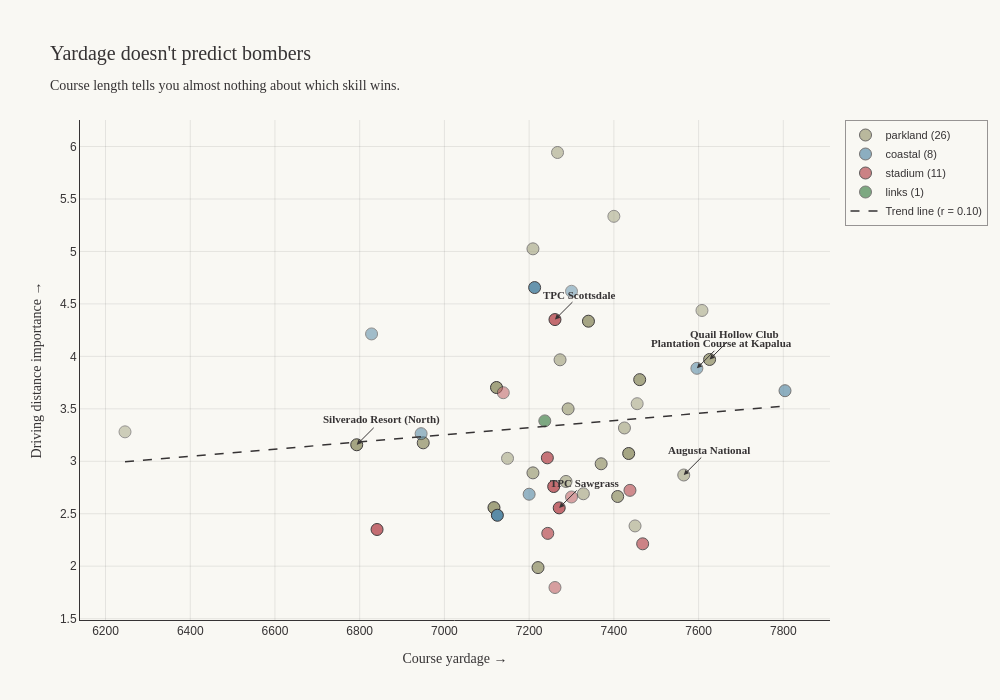

Here is the notebook cell this chart was saved with:
### Markdown cell above
- **Most courses sit in the middle** — driving is rarely the differentiator at PGA Tour events
- **Coastal courses pull to the top-right** — wind makes both distance AND accuracy matter more than at typical inland venues

### Code cell
import plotly.graph_objects as go
import pandas as pd

# Brand
INK = "#363334"
PAPER = "#f9f8f3"

# Build plotting data — yardage vs driving distance importance
rows = []
for course, data in meta.items():
    shap = data.get("shap_profile") or {}
    if not shap:
        continue
    rows.append({
        "course_name": course,
        "course_type": data.get("course_type"),
        "country": data.get("country"),
        "yardage": data.get("yardage"),
        "designer": data.get("designer"),
        "n_events": shap.get("n_events"),
        "n_player_events": shap.get("n_player_events"),
        "driving_dist_shap": shap.get("driving_dist_shap"),
    })


plot_df = pd.DataFrame(rows)
plot_df = plot_df.dropna(subset=["yardage", "driving_dist_shap"])

# Filter to courses with reliable sample sizes
plot_df_clean = plot_df[plot_df["n_events"] >= 3]
print(f"Courses with 3+ events: {len(plot_df_clean)}")

# Opacity from sample size
max_events = plot_df_clean["n_player_events"].max()
min_events = plot_df_clean["n_player_events"].min()
plot_df_clean["opacity"] = 0.5 + 0.5 * (
    (plot_df_clean["n_player_events"] - min_events) / (max_events - min_events)
)

# Compute a simple linear regression line for the chart
import numpy as np
slope, intercept = np.polyfit(plot_df_clean["yardage"], plot_df_clean["driving_dist_shap"], 1)
correlation = plot_df_clean[["yardage", "driving_dist_shap"]].corr().iloc[0, 1]

print(f"Correlation between yardage and driving distance importance: {correlation:.3f}")
print(f"Slope: {slope:.6f}")

# Color by course type
type_colors = {
    "parkland": "#a3a380",
    "links": "#3a7d44",
    "coastal": "#5a8ca8",
    "stadium": "#c1666b",
    "desert": "#d4a373",
    "mountain": "#6f5d8e",
    "heathland": "#8b7355",
}

fig = go.Figure()

# Plot each course type as separate trace for legend
for ctype in plot_df_clean["course_type"].unique():
    if pd.isna(ctype):
        continue
    subset = plot_df_clean[plot_df_clean["course_type"] == ctype]
    fig.add_trace(go.Scatter(
        x=subset["yardage"],
        y=subset["driving_dist_shap"],
        mode="markers",
        marker=dict(
            size=12,
            color=type_colors.get(ctype, "#888"),
            opacity=subset["opacity"],
            line=dict(color=INK, width=1),
        ),
        name=f"{ctype} ({len(subset)})",
        text=subset["course_name"],
        customdata=subset[["country", "yardage", "n_events"]].values,
        hovertemplate=(
            "<b>%{text}</b><br>" +
            "%{customdata[0]}<br>" +
            "%{customdata[1]} yds · %{customdata[2]} events<br>" +
            "Distance importance: %{y:.3f}" +
            "<extra></extra>"
        ),
    ))

# Add regression line
x_line = np.array([plot_df_clean["yardage"].min(), plot_df_clean["yardage"].max()])
y_line = slope * x_line + intercept
fig.add_trace(go.Scatter(
    x=x_line, y=y_line,
    mode="lines",
    line=dict(color=INK, width=1.5, dash="dash"),
    name=f"Trend line (r = {correlation:.2f})",
    hoverinfo="skip",
))

# Annotate the most interesting outliers
annotate_courses = [
    "Plantation Course at Kapalua",      # very long, presumably high importance
    # # "Detroit Golf Club",                   # known bombers' course
    # # "Harbour Town Golf Links",             # short, low distance importance
    # "Old Course at St Andrews",            # long but distance not as important
    # "Royal Liverpool",
    "TPC Sawgrass",
    "TPC Scottsdale",
    "Augusta National Golf Club",
    "Quail Hollow Club",
    "PGA NAtional (Champion)",
    "Silverado Resort (North)"
]

for course in annotate_courses:
    if course in plot_df_clean["course_name"].values:
        row = plot_df_clean[plot_df_clean["course_name"] == course].iloc[0]
        short = (course
                 .replace("Old Course at ", "")
                 .replace(" Golf Links", "")
                 .replace(" Golf Club", "")
                 .replace(" Country Club", ""))
        fig.add_annotation(
            x=row["yardage"],
            y=row["driving_dist_shap"],
            text=f"<b>{short}</b>",
            showarrow=True,
            arrowhead=2,
            arrowcolor=INK,
            arrowsize=1, arrowwidth=1,
            ax=25, ay=-25,
            font=dict(family="Fraunces, serif", size=11, color=INK),
        )

fig.update_layout(
    title=dict(
        text="Yardage doesn't predict bombers<br><sub>Course length tells you almost nothing about which skill wins.</sub>",
        font=dict(family="Fraunces, serif", size=20, color=INK),
    ),
    xaxis=dict(
        title=dict(text="Course yardage →", font=dict(family="Fraunces, serif", size=14)),
        gridcolor="rgba(54, 51, 52, 0.1)",
        showline=True, linecolor=INK,
        zeroline=False,
    ),
    yaxis=dict(
        title=dict(text="Driving distance importance →", font=dict(family="Fraunces, serif", size=14)),
        gridcolor="rgba(54, 51, 52, 0.1)",
        showline=True, linecolor=INK,
        zeroline=False,
    ),
    plot_bgcolor=PAPER,
    paper_bgcolor=PAPER,
    font=dict(family="Archivo, sans-serif", color=INK, size=12),
    legend=dict(
        font=dict(family="Archivo, sans-serif", size=11),
        bgcolor=PAPER,
        bordercolor=INK,
        borderwidth=0.5,
    ),
    width=1000,
    height=700,
    margin=dict(l=80, r=60, t=120, b=80),
)

fig.show()

### Figure 1 — Plotly figure (JSON) as saved in the notebook; plotly's stock layout.template omitted (floating-point values rounded to 4 significant figures)
{"data": [{"customdata": [["United States", 7565, 6], ["United States", 7409, 12], ["Mexico", 7267, 6], ["United States", 7209, 4], ["United States", 7209, 7], ["United States", 7461, 11], ["United States", 7370, 7], ["United States", 7450, 3], ["United States", 7455, 11], ["United States", 7400, 4], ["United States", 7425, 4], ["Canada", 7273, 4], ["China (Hong Kong SAR)", 6246, 3], ["United States", 7340, 11], ["United States", 7328, 4], ["United States", 7292, 6], ["United States", 7221, 12], ["United States", 7123, 12], ["United States", 7626, 10], ["United States", 7149, 3], ["United States", 6950, 11], ["United States", 7117, 11], ["United States", 6793, 11], ["United States", 7435, 11], ["United States", 7287, 5], ["United States", 7608, 5]], "hovertemplate": "<b>%{text}</b><br>%{customdata[0]}<br>%{customdata[1]} yds · %{customdata[2]} events<br>Distance importance: %{y:.3f}<extra></extra>", "marker": {"color": "#a3a380", "line": {"color": "#363334", "width": 1}, "opacity": [0.6206, 0.8665, 0.575, 0.6034, 0.7363, 0.9344, 0.7993, 0.5718, 0.5524, 0.5381, 0.6328, 0.6471, 0.5, 0.9648, 0.6244, 0.7143, 0.8953, 0.9958, 0.8943, 0.574, 0.883, 1.0, 0.9699, 0.9677, 0.6652, 0.5498], "size": 12}, "mode": "markers", "name": "parkland (26)", "text": ["Augusta National Golf Club", "Bay Hill Club & Lodge", "Club de Golf Chapultepec", "Colonial CC", "Colonial Country Club", "Country Club of Jackson", "Detroit Golf Club", "Dunes Golf and Beach Club", "East Lake Golf Club", "Firestone CC (South)", "GC of Houston", "Glen Abbey Golf Club", "Hong Kong Golf Club", "Innisbrook Resort (Copperhead)", "Keene Trace Golf Club", "Memorial Park Golf Course", "Muirfield Village Golf Club", "PGA National (Champion)", "Quail Hollow Club", "RTJ Trail (Grand National)", "Riviera Country Club", "Sedgefield Country Club", "Silverado Resort (North)", "TPC San Antonio (Oaks)", "The Old White TPC", "Trump National Doral"], "type": "scatter", "x": [7565.0, 7409.0, 7267.0, 7209.0, 7209.0, 7461.0, 7370.0, 7450.0, 7455.0, 7400.0, 7425.0, 7273.0, 6246.0, 7340.0, 7328.0, 7292.0, 7221.0, 7123.0, 7626.0, 7149.0, 6950.0, 7117.0, 6793.0, 7435.0, 7287.0, 7608.0], "y": [2.869, 2.664, 5.943, 5.025, 2.89, 3.778, 2.976, 2.384, 3.549, 5.335, 3.318, 3.967, 3.281, 4.335, 2.691, 3.5, 1.987, 3.703, 3.97, 3.028, 3.176, 2.558, 3.157, 3.074, 2.808, 4.438]}, {"customdata": [["United States", 7213, 12], ["United States", 6828, 3], ["United States", 7596, 11], ["United States", 6945, 3], ["Singapore", 7300, 3], ["United States", 7804, 5], ["Mexico", 7200, 4], ["United States", 7125, 12]], "hovertemplate": "<b>%{text}</b><br>%{customdata[0]}<br>%{customdata[1]} yds · %{customdata[2]} events<br>Distance importance: %{y:.3f}<extra></extra>", "marker": {"color": "#5a8ca8", "line": {"color": "#363334", "width": 1}, "opacity": [0.9118, 0.5485, 0.5876, 0.5892, 0.5, 0.6665, 0.6251, 0.9971], "size": 12}, "mode": "markers", "name": "coastal (8)", "text": ["Harbour Town Golf Links", "Pebble Beach Golf Links", "Plantation Course at Kapalua", "Sea Island Golf Club (Seaside Course)", "Sentosa Golf Club", "Torrey Pines Golf Course (South Course)", "Vidanta Vallarta", "Waialae Country Club"], "type": "scatter", "x": [7213.0, 6828.0, 7596.0, 6945.0, 7300.0, 7804.0, 7200.0, 7125.0], "y": [4.656, 4.214, 3.886, 3.263, 4.62, 3.673, 2.686, 2.486]}, {"customdata": [["United States", 7300, 3], ["United States", 7261, 5], ["United States", 7438, 6], ["United States", 7258, 10], ["United States", 7139, 3], ["United States", 6841, 11], ["United States", 7271, 11], ["United States", 7261, 12], ["United States", 7244, 11], ["United States", 7243, 10], ["United States", 7468, 7]], "hovertemplate": "<b>%{text}</b><br>%{customdata[0]}<br>%{customdata[1]} yds · %{customdata[2]} events<br>Distance importance: %{y:.3f}<extra></extra>", "marker": {"color": "#c1666b", "line": {"color": "#363334", "width": 1}, "opacity": [0.5863, 0.6112, 0.7463, 0.9489, 0.5737, 0.9454, 0.9535, 0.9554, 0.8213, 0.903, 0.7983], "size": 12}, "mode": "markers", "name": "stadium (11)", "text": ["Pete Dye Stadium Course", "TPC Boston", "TPC Craig Ranch", "TPC Deere Run", "TPC Potomac at Avenel Farm", "TPC River Highlands", "TPC Sawgrass", "TPC Scottsdale", "TPC Southwind", "TPC Summerlin", "TPC Twin Cities"], "type": "scatter", "x": [7300.0, 7261.0, 7438.0, 7258.0, 7139.0, 6841.0, 7271.0, 7261.0, 7244.0, 7243.0, 7468.0], "y": [2.66, 1.797, 2.723, 2.76, 3.654, 2.35, 2.556, 4.351, 2.313, 3.033, 2.213]}, {"customdata": [["Scotland", 7237, 4]], "hovertemplate": "<b>%{text}</b><br>%{customdata[0]}<br>%{customdata[1]} yds · %{customdata[2]} events<br>Distance importance: %{y:.3f}<extra></extra>", "marker": {"color": "#3a7d44", "line": {"color": "#363334", "width": 1}, "opacity": [0.649], "size": 12}, "mode": "markers", "name": "links (1)", "text": ["The Renaissance Club"], "type": "scatter", "x": [7237.0], "y": [3.385]}, {"hoverinfo": "skip", "line": {"color": "#363334", "dash": "dash", "width": 1.5}, "mode": "lines", "name": "Trend line (r = 0.10)", "type": "scatter", "x": [6246.0, 7804.0], "y": [2.996, 3.526]}], "layout": {"annotations": [{"arrowcolor": "#363334", "arrowhead": 2, "arrowsize": 1, "arrowwidth": 1, "ax": 25, "ay": -25, "font": {"color": "#363334", "family": "Fraunces, serif", "size": 11}, "showarrow": true, "text": "<b>Plantation Course at Kapalua</b>", "x": 7596, "y": 3.886}, {"arrowcolor": "#363334", "arrowhead": 2, "arrowsize": 1, "arrowwidth": 1, "ax": 25, "ay": -25, "font": {"color": "#363334", "family": "Fraunces, serif", "size": 11}, "showarrow": true, "text": "<b>TPC Sawgrass</b>", "x": 7271, "y": 2.556}, {"arrowcolor": "#363334", "arrowhead": 2, "arrowsize": 1, "arrowwidth": 1, "ax": 25, "ay": -25, "font": {"color": "#363334", "family": "Fraunces, serif", "size": 11}, "showarrow": true, "text": "<b>TPC Scottsdale</b>", "x": 7261, "y": 4.351}, {"arrowcolor": "#363334", "arrowhead": 2, "arrowsize": 1, "arrowwidth": 1, "ax": 25, "ay": -25, "font": {"color": "#363334", "family": "Fraunces, serif", "size": 11}, "showarrow": true, "text": "<b>Augusta National</b>", "x": 7565, "y": 2.869}, {"arrowcolor": "#363334", "arrowhead": 2, "arrowsize": 1, "arrowwidth": 1, "ax": 25, "ay": -25, "font": {"color": "#363334", "family": "Fraunces, serif", "size": 11}, "showarrow": true, "text": "<b>Quail Hollow Club</b>", "x": 7626, "y": 3.97}, {"arrowcolor": "#363334", "arrowhead": 2, "arrowsize": 1, "arrowwidth": 1, "ax": 25, "ay": -25, "font": {"color": "#363334", "family": "Fraunces, serif", "size": 11}, "showarrow": true, "text": "<b>Silverado Resort (North)</b>", "x": 6793, "y": 3.157}], "font": {"color": "#363334", "family": "Archivo, sans-serif", "size": 12}, "height": 700, "legend": {"bgcolor": "#f9f8f3", "bordercolor": "#363334", "borderwidth": 0.5, "font": {"family": "Archivo, sans-serif", "size": 11}}, "margin": {"b": 80, "l": 80, "r": 60, "t": 120}, "paper_bgcolor": "#f9f8f3", "plot_bgcolor": "#f9f8f3", "title": {"font": {"color": "#363334", "family": "Fraunces, serif", "size": 20}, "text": "Yardage doesn't predict bombers<br><sub>Course length tells you almost nothing about which skill wins.</sub>"}, "width": 1000, "xaxis": {"gridcolor": "rgba(54, 51, 52, 0.1)", "linecolor": "#363334", "showline": true, "title": {"font": {"family": "Fraunces, serif", "size": 14}, "text": "Course yardage →"}, "zeroline": false}, "yaxis": {"gridcolor": "rgba(54, 51, 52, 0.1)", "linecolor": "#363334", "showline": true, "title": {"font": {"family": "Fraunces, serif", "size": 14}, "text": "Driving distance importance →"}, "zeroline": false}}}
